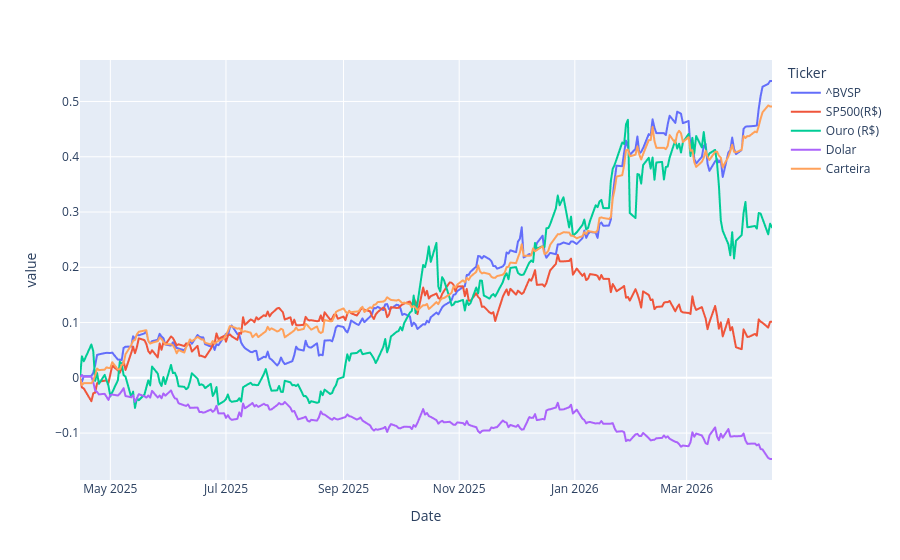

Here is the notebook cell this chart was saved with:
### Code cell
import plotly.express as px
df_comparacao = df_comparacao / df_comparacao.iloc[0] -1
#rentabilidade acumulada!
display(df_comparacao)

grafico = px.line(df_comparacao,x=df_comparacao.index,y=df_comparacao.columns)

grafico.show()

### Figure 1 — Plotly figure (JSON) as saved in the notebook; plotly's stock layout.template omitted (floating-point values rounded to 4 significant figures; data arrays with more than 128 entries replaced by an {"elided": "..."} marker saying what was removed)
{"data": [{"hovertemplate": "Ticker=^BVSP<br>Date=%{x}<br>value=%{y}<extra></extra>", "legendgroup": "^BVSP", "line": {"color": "#636efa", "dash": "solid"}, "marker": {"symbol": "circle"}, "mode": "lines", "name": "^BVSP", "showlegend": true, "type": "scattergl", "x": {"elided": "259 str values"}, "xaxis": "x", "y": {"elided": "259 float values"}, "yaxis": "y"}, {"hovertemplate": "Ticker=SP500(R$)<br>Date=%{x}<br>value=%{y}<extra></extra>", "legendgroup": "SP500(R$)", "line": {"color": "#EF553B", "dash": "solid"}, "marker": {"symbol": "circle"}, "mode": "lines", "name": "SP500(R$)", "showlegend": true, "type": "scattergl", "x": {"elided": "259 str values"}, "xaxis": "x", "y": {"elided": "259 float values"}, "yaxis": "y"}, {"hovertemplate": "Ticker=Ouro (R$)<br>Date=%{x}<br>value=%{y}<extra></extra>", "legendgroup": "Ouro (R$)", "line": {"color": "#00cc96", "dash": "solid"}, "marker": {"symbol": "circle"}, "mode": "lines", "name": "Ouro (R$)", "showlegend": true, "type": "scattergl", "x": {"elided": "259 str values"}, "xaxis": "x", "y": {"elided": "259 float values"}, "yaxis": "y"}, {"hovertemplate": "Ticker=Dolar<br>Date=%{x}<br>value=%{y}<extra></extra>", "legendgroup": "Dolar", "line": {"color": "#ab63fa", "dash": "solid"}, "marker": {"symbol": "circle"}, "mode": "lines", "name": "Dolar", "showlegend": true, "type": "scattergl", "x": {"elided": "259 str values"}, "xaxis": "x", "y": {"elided": "259 float values"}, "yaxis": "y"}, {"hovertemplate": "Ticker=Carteira<br>Date=%{x}<br>value=%{y}<extra></extra>", "legendgroup": "Carteira", "line": {"color": "#FFA15A", "dash": "solid"}, "marker": {"symbol": "circle"}, "mode": "lines", "name": "Carteira", "showlegend": true, "type": "scattergl", "x": {"elided": "259 str values"}, "xaxis": "x", "y": {"elided": "259 float values"}, "yaxis": "y"}], "layout": {"legend": {"title": {"text": "Ticker"}, "tracegroupgap": 0}, "margin": {"t": 60}, "xaxis": {"anchor": "y", "domain": [0, 1], "title": {"text": "Date"}}, "yaxis": {"anchor": "x", "domain": [0, 1], "title": {"text": "value"}}}}
